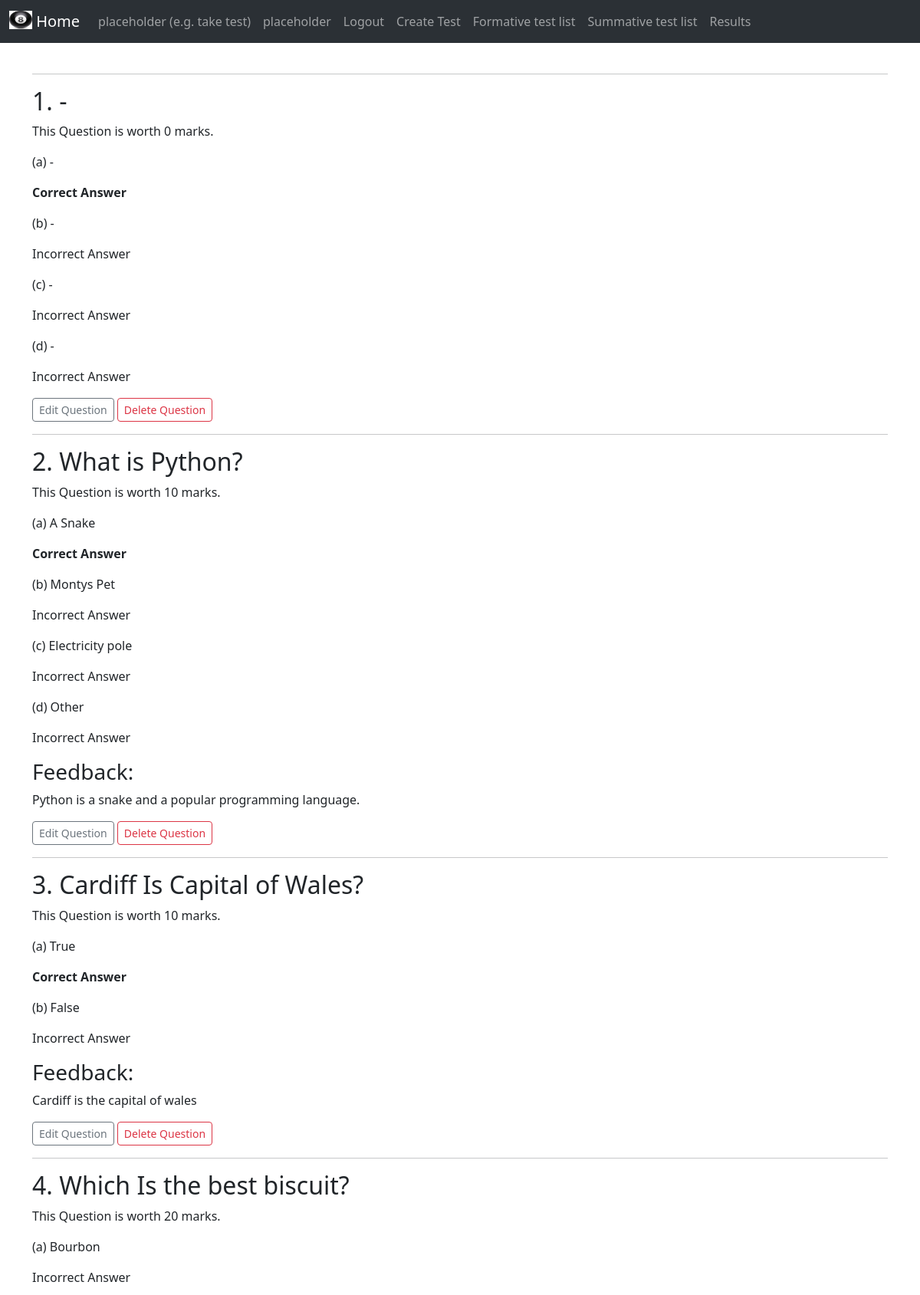
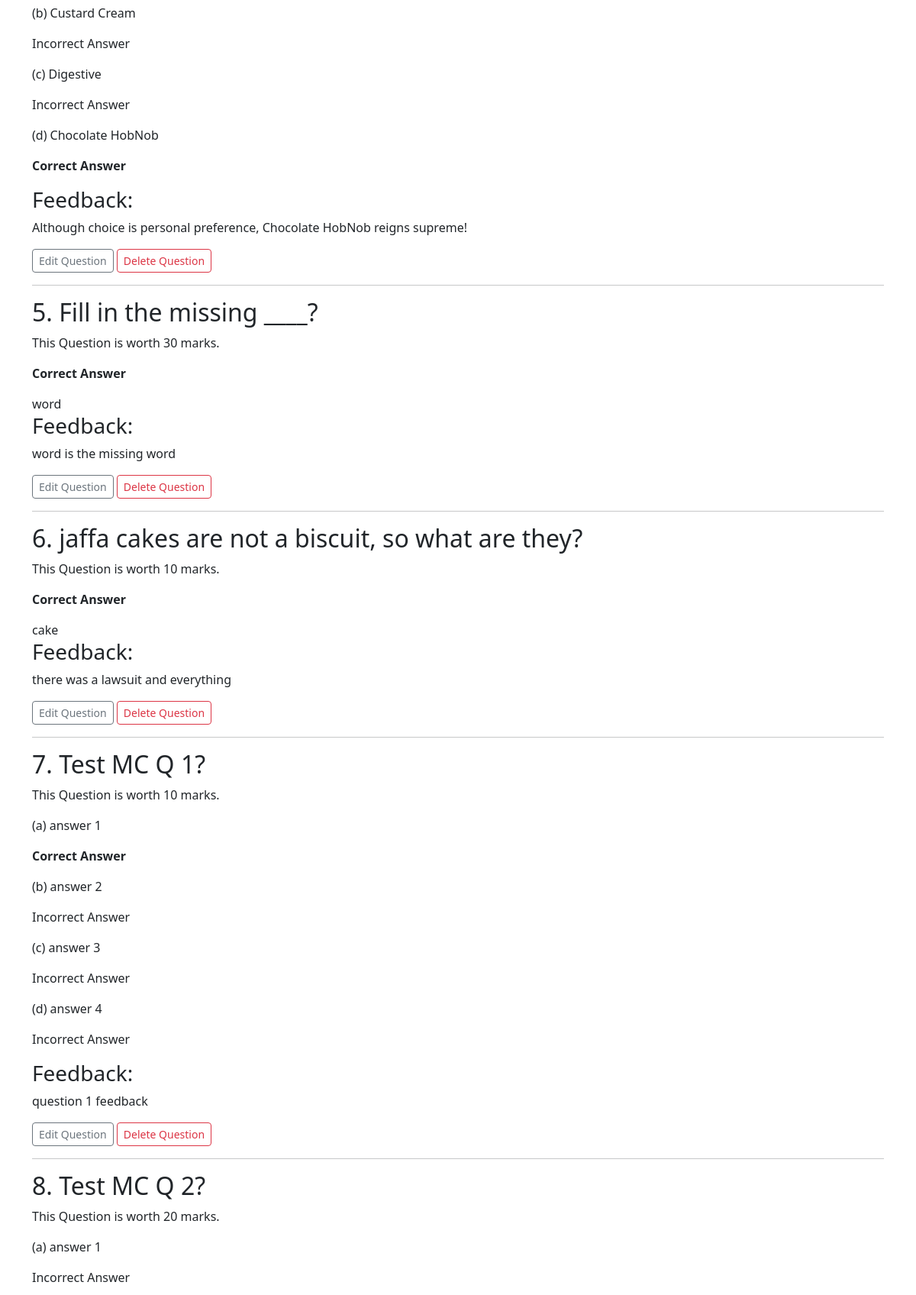
Screenshot of /create_test (signed in, upper part) with the database file from the repository (2 pictures, top to bottom).
### app/models.py (models this page shows, shortened)
class Multiplechoice(db.Model):
    id = db.Column(db.Integer, primary_key = True)
    user_id=db.Column(db.Text, db.ForeignKey('user.id'))
    question= db.Column(db.Text, default="")
    answer_1= db.Column(db.Text, default="")
    ans_choice_1 = db.Column(db.Integer, default=False)
    answer_2= db.Column(db.Text, default="")
    ans_choice_2 = db.Column(db.Integer, default=False)
    answer_3= db.Column(db.Text, nullable=True)
    ans_choice_3 = db.Column(db.Integer, default=False)
    answer_4= db.Column(db.Text, nullable=True)
    ans_choice_4 = db.Column(db.Integer, default=False)
    rating = db.Column(db.Unicode(40))
    rating_num=db.Column(db.Integer)
    subject_tag = db.Column(db.Text, default = "")
    marks=db.Column(db.Integer, default=False)
    feedback = db.Column(db.Text, default="")
    topic_tag = db.Column(db.Text, default = "")
    question_type = db.Column(db.Text, nullable = False)

### app/routes.py (the view, shortened to what this page needs)
@app.route("/create_test",methods=['GET','POST'])
@login_required
def create_test():
  form = CreateTestForm()
  questions=Multiplechoice.query.all()
  form.question_id_1.choices = [(question.id,question.id) for question in questions]
  form.question_id_2.choices = [(question.id,question.id) for question in questions]
  form.question_id_3.choices = [(question.id,question.id) for question in questions]
  form.question_id_4.choices = [(question.id,question.id) for question in questions]
  form.question_id_5.choices = [(question.id,question.id) for question in questions]
  return render_template('create_test.html',title='Create Test',form=form,questions=questions)

### app/models.py (called while the page is built)
@login.user_loader
def load_user(id):
    return User.query.get(int(id))

### app/templates/create_test.html (shortened to what this page needs)
{% extends "base.html" %}
{% block content %}
<div class="form">
    {% for question in questions %}
    <h2 class="question_title">{{loop.index}}. {{ question.question }}</h2>
    {% if question.marks == 1 %}
    {{ question.question }}
    <p>This Question is worth {{ question.marks}} mark.</p>
    {% else %}
    <p>This Question is worth {{ question.marks}} marks.</p>
    {% endif %}
    {% if question.question_type == "fill_in_the_blank" %}
    <p id="correct"><b>Correct Answer</b></p>
    {{question.answer_1}}
    {% else %}
    <p>(a) {{ question.answer_1}}
        {% if question.ans_choice_1==1 %}
        <p id="correct"><b>Correct Answer</b></p>
        {% else %}
        <p id="incorrect">Incorrect Answer</p>
        {% endif %}
    </p>
    <p>(b) {{ question.answer_2}}
        {% if question.ans_choice_2==1 %}
        <p id="correct"><b>Correct Answer</b></p>
        {% else %}
        <p id="incorrect">Incorrect Answer</p>
        {% endif %}
    </p>
    {% if question.answer_3 %}
    <p>(c) {{ question.answer_3}}
        {% if question.ans_choice_3==1 %}
        <p id="correct"><b>Correct Answer</b></p>
        {% else %}
        <p id="incorrect">Incorrect Answer</p>
        {% endif %}
    </p>
    {% endif %}
    {% if question.answer_4 %}
    <p>(d) {{ question.answer_4}}
        {% if question.ans_choice_4==1 %}
        <p id="correct"><b>Correct Answer</b></p>
        {% else %}
        <p id="incorrect">Incorrect Answer</p>
        {% endif %}
    </p>
    {% endif %}
    {% endif %}
    {% if question.feedback%}
    <h3>Feedback:</h3> <p id="feedback">{{ question.feedback}}</p>
    {% endif %}
    <a href="{{ url_for('edit_mc_question', mc_question_id=question.id)}}" class="btn btn-outline-secondary btn-sm">Edit Question</a>
    <a href="{{ url_for('delete_mcquestion', mc_question_id=question.id)}}" class="btn btn-outline-danger btn-sm">Delete Question</a>
    <hr>
    {% endfor %}
</div>
{% endblock content %}

### rows the page displays
Multiplechoice: question "-", marks "0", answer_1 "-", ans_choice_1 "Correct Answer", answer_2 "-", ans_choice_2 "Incorrect Answer", answer_3 "-", ans_choice_3 "Incorrect Answer", answer_4 "-", ans_choice_4 "Incorrect Answer"
Multiplechoice: question "What is Python?", marks "10", answer_1 "A Snake", ans_choice_1 "Correct Answer", answer_2 "Montys Pet", ans_choice_2 "Incorrect Answer", answer_3 "Electricity pole", ans_choice_3 "Incorrect Answer", answer_4 "Other", ans_choice_4 "Incorrect Answer", feedback "Python is a snake and a popular programming language."
Multiplechoice: question "Cardiff Is Capital of Wales?", marks "10", answer_1 "True", ans_choice_1 "Correct Answer", answer_2 "False", ans_choice_2 "Incorrect Answer", feedback "Cardiff is the capital of wales"
Multiplechoice: question "Which Is the best biscuit?", marks "20", answer_1 "Bourbon", ans_choice_1 "Incorrect Answer", answer_2 "Custard Cream", ans_choice_2 "Incorrect Answer", answer_3 "Digestive", ans_choice_3 "Incorrect Answer", answer_4 "Chocolate HobNob", ans_choice_4 "Correct Answer", feedback "Although choice is personal preference, Chocolate HobNob reigns supreme!"
Multiplechoice: question "Fill in the missing ____?", marks "30", answer_1 "word", feedback "word is the missing word"
Multiplechoice: question "jaffa cakes are not a biscuit, so what are they?", marks "10", answer_1 "cake", feedback "there was a lawsuit and everything"
Multiplechoice: question "Test MC Q 1?", marks "10", answer_1 "answer 1", ans_choice_1 "Correct Answer", answer_2 "answer 2", ans_choice_2 "Incorrect Answer", answer_3 "answer 3", ans_choice_3 "Incorrect Answer", answer_4 "answer 4", ans_choice_4 "Incorrect Answer", feedback "question 1 feedback"
Multiplechoice: question "Test MC Q 2?", marks "20", answer_1 "answer 1", ans_choice_1 "Incorrect Answer"
